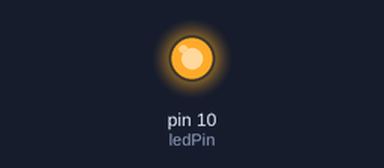
Bench run of a program on a simulated Arduino Uno, built with avr-gcc and run on an emulated ATmega328P. Parts: output pins drawn as LEDs (lit = HIGH).

Above: at 1.0 s.
At 5.6 s:
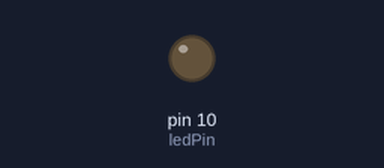
Timing chart, 0 to 10.7 s (numbered marks = the images above):
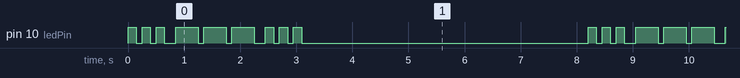

The program:

main.cpp
```cpp
// (licence header left out)
#include <Arduino.h>

int ledPin = 10; // pin the LED is attached to

void setup() {
  pinMode(ledPin, OUTPUT); // declare LED pin to be an output
}

void loop() {
  // S (...) three dots represents "S"
  for (int x = 0; x < 3; x++) {
    digitalWrite(ledPin, HIGH); // turn LED on by setting the pin HIGH
    delay(150);                 // wait for 150ms
    digitalWrite(ledPin, LOW);  // turn LED off by setting the pin LOW
    delay(100);                 // wait for 100ms
  }

  delay(100); // wait for 100ms

  // O(---) three dashes represents "O"
  for (int x = 0; x < 3; x++) {
    digitalWrite(ledPin, HIGH); // turn LED on by setting the pin HIGH
    delay(400);                 // wait for 400ms
    digitalWrite(ledPin, LOW);  // turn LED off by setting the pin LOW
    delay(100);                 // wait for 100ms
  }

  delay(100); // wait for 100ms

  // S (...) three dots represents "S"
  for (int x = 0; x < 3; x++) {
    digitalWrite(ledPin, HIGH); // turn LED on by setting the pin HIGH
    delay(150);                 // wait for 150ms
    digitalWrite(ledPin, LOW);  // turn LED off by setting the pin LOW
    delay(100);                 // wait for 100ms
  }

  delay(5000); // wait for 5s
}
```

Measured:
- by itself, pin 10 (ledPin): repeats every 8.2 s: 2 × (LOW 0.10 s, HIGH 0.15 s), LOW 0.20 s, 2 × (HIGH 0.40 s, LOW 0.10 s), HIGH 0.40 s, LOW 0.20 s, 2 × (HIGH 0.15 s, LOW 0.10 s), HIGH 0.15 s, LOW 5.1 s, HIGH 0.15 s
- by itself, everything shown: repeats every 8.2 s, in 18 steps
